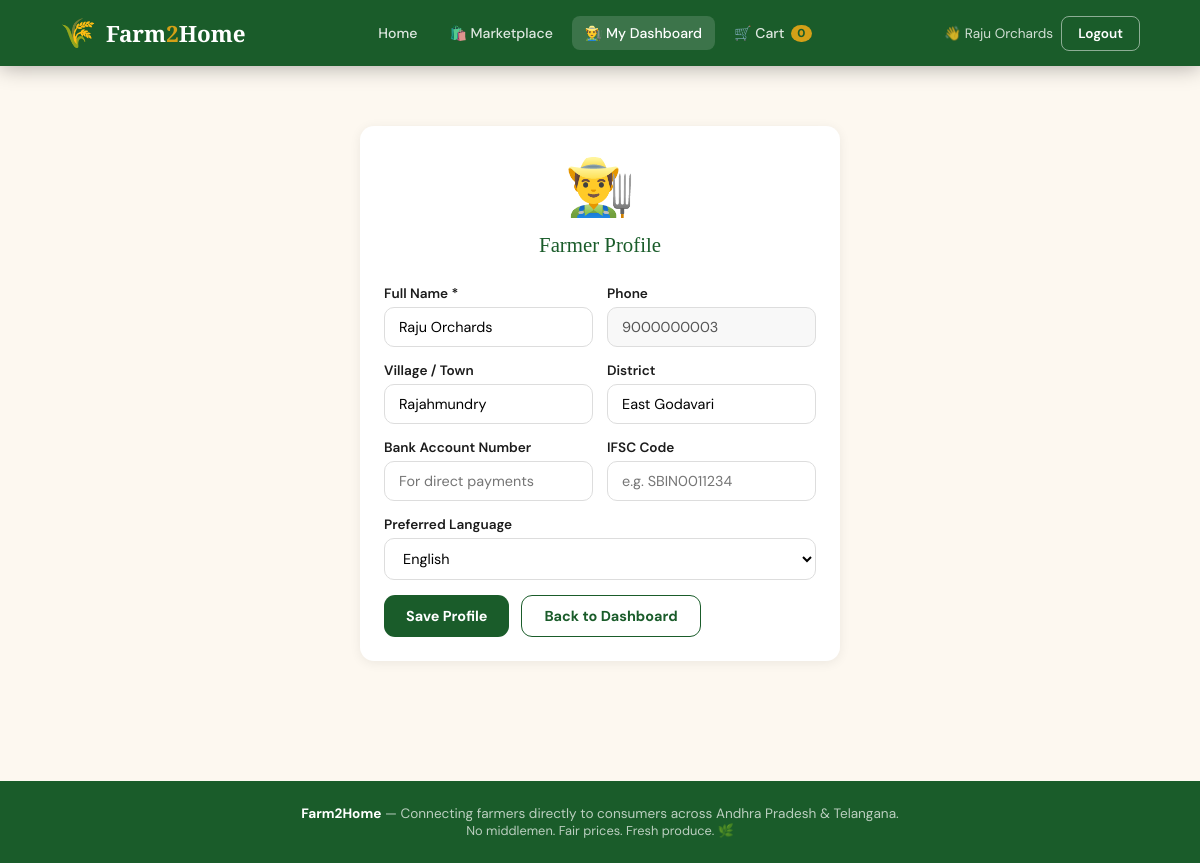
Before: /farmer/profile (signed in) with the older database file.
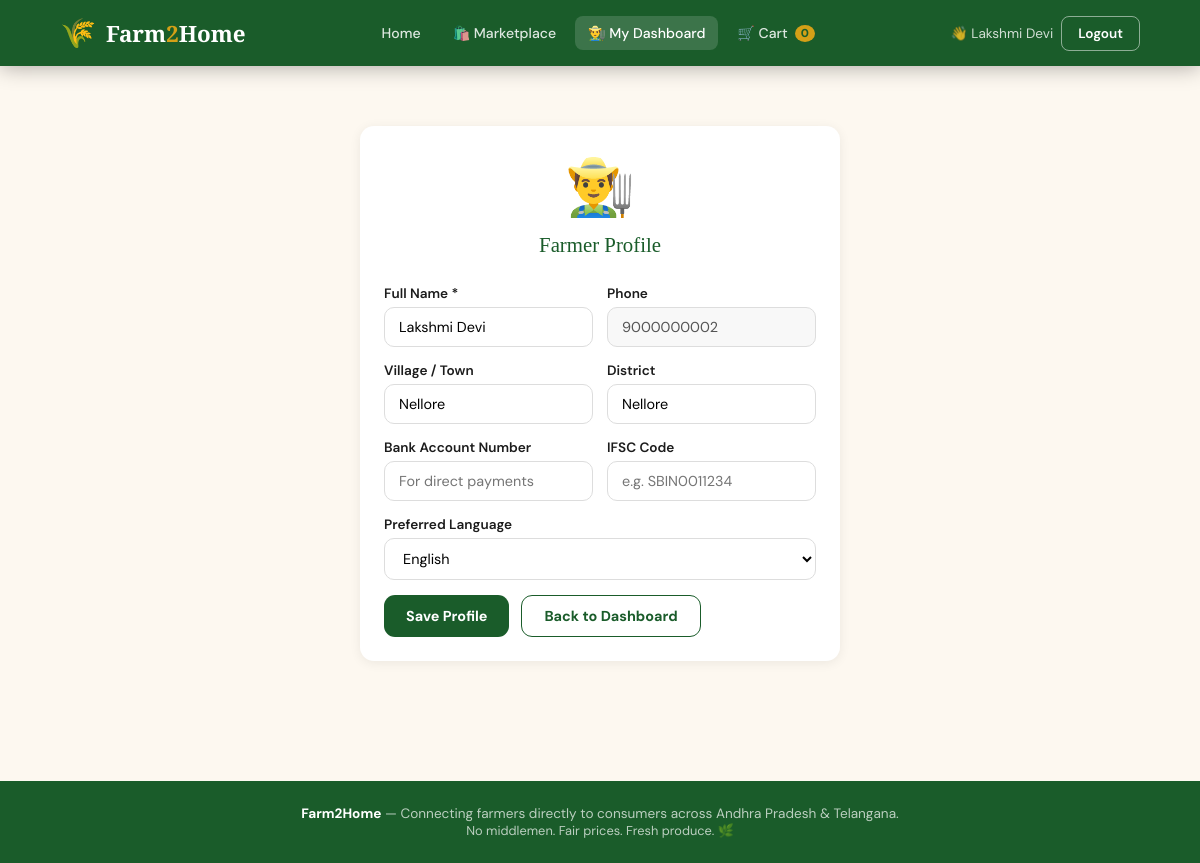
After: the same page with the newer database file.
### tables this page shows
CREATE TABLE users (
        id INTEGER PRIMARY KEY AUTOINCREMENT,
        name TEXT NOT NULL,
        phone TEXT UNIQUE NOT NULL,
        password TEXT NOT NULL,
        role TEXT NOT NULL DEFAULT 'customer',
        location TEXT,
        district TEXT,
        language TEXT DEFAULT 'English',
        bank_account TEXT,
        ifsc TEXT,
        created_at TEXT DEFAULT CURRENT_TIMESTAMP
    );

### app.py (the view, shortened to what this page needs)
@app.route('/farmer/profile', methods=['GET','POST'])
@farmer_required
def farmer_profile():
    conn = get_db()
    user = conn.execute("SELECT * FROM users WHERE id=?", (session['user_id'],)).fetchone()
    conn.close()
    return render_template('farmer_profile.html', user=user)

### app.py (called while the page is built)
def get_db():
    conn = sqlite3.connect(DB_PATH)
    conn.row_factory = sqlite3.Row
    return conn

def farmer_required(f):
    @wraps(f)
    def decorated(*args, **kwargs):
        if 'user_id' not in session:
            return redirect(url_for('login'))
        if session.get('role') not in ['farmer', 'admin']:
            flash('This page is for farmers only.', 'danger')
            return redirect(url_for('index'))
        return f(*args, **kwargs)
    return decorated

### templates/farmer_profile.html (shortened to what this page needs)
{% extends 'base.html' %}
{% block content %}
<section class="section" style="max-width:600px;margin:0 auto;">
  <div class="card">
    <div style="text-align:center;margin-bottom:28px;">
      <div style="font-size:3.5rem;margin-bottom:10px;">👨‍🌾</div>
      <div class="card-title" style="margin-bottom:0;">Farmer Profile</div>
    </div>
    <form method="post" action="{{ url_for('farmer_profile') }}">
      <div class="form-row">
        <div class="form-group">
          <label>Full Name *</label>
          <input type="text" name="name" value="{{ user.name }}" required/>
        </div>
        <div class="form-group">
          <label>Phone</label>
          <input type="text" value="{{ user.phone }}" disabled style="background:#f8f8f8;"/>
        </div>
      </div>
      <div class="form-row">
        <div class="form-group">
          <label>Village / Town</label>
          <input type="text" name="location" value="{{ user.location or '' }}"/>
        </div>
        <div class="form-group">
          <label>District</label>
          <input type="text" name="district" value="{{ user.district or '' }}"/>
        </div>
      </div>
      <div class="form-row">
        <div class="form-group">
          <label>Bank Account Number</label>
          <input type="text" name="bank_account" value="{{ user.bank_account or '' }}" placeholder="For direct payments"/>
        </div>
        <div class="form-group">
          <label>IFSC Code</label>
          <input type="text" name="ifsc" value="{{ user.ifsc or '' }}" placeholder="e.g. SBIN0011234"/>
        </div>
      </div>
      <div class="form-group">
        <label>Preferred Language</label>
        <select name="language">
          <option value="English" {% if user.language=='English' or not user.language %}selected{% endif %}>English</option>
        </select>
      </div>
      <div style="display:flex;gap:12px;margin-top:8px;">
        <button type="submit" class="btn btn-green">Save Profile</button>
        <a href="{{ url_for('farmer_dashboard') }}" class="btn btn-outline">Back to Dashboard</a>
      </div>
    </form>
  </div>
</section>
{% endblock %}

### templates/base.html (shortened to what this page needs)
<!DOCTYPE html>
<html lang="en">
<head>
</head>
<body>
<nav>
  <a class="logo" href="{{ url_for('index') }}">
    <span class="logo-icon">🌾</span>
    <span class="logo-text">Farm<span>2</span>Home</span>
  </a>
  <ul>
    <li><a href="{{ url_for('index') }}" {% if request.endpoint=='index' %}class="active-link"{% endif %}>Home</a></li>
    <li><a href="{{ url_for('marketplace') }}" {% if request.endpoint=='marketplace' %}class="active-link"{% endif %}>🛍️ Marketplace</a></li>
    {% if session.role == 'farmer' %}
    <li><a href="{{ url_for('farmer_dashboard') }}" {% if 'farmer' in request.endpoint %}class="active-link"{% endif %}>👨‍🌾 My Dashboard</a></li>
    {% else %}
    <li><a href="{{ url_for('my_orders') }}" {% if request.endpoint=='my_orders' %}class="active-link"{% endif %}>📦 My Orders</a></li>
    {% endif %}
    {% if session.user_id %}
    <li>
      <a href="{{ url_for('cart') }}" {% if request.endpoint=='cart' %}class="active-link"{% endif %}>
        🛒 Cart<span class="cart-badge" id="cart-count">0</span>
      </a>
    </li>
    {% endif %}
  </ul>
  <div class="nav-actions">
    {% if session.user_id %}
      <span style="color:rgba(255,255,255,.8);font-size:.85rem;">👋 {{ session.name }}</span>
      <a href="{{ url_for('logout') }}" class="btn-nav btn-login">Logout</a>
    {% else %}
      <a href="{{ url_for('login') }}" class="btn-nav btn-login">Login</a>
      <a href="{{ url_for('register') }}" class="btn-nav btn-signup">Sign Up</a>
    {% endif %}
  </div>
</nav>
{% block content %}{% endblock %}
<footer>
  <strong>Farm2Home</strong> — Connecting farmers directly to consumers across Andhra Pradesh & Telangana.<br/>
  <span style="font-size:.8rem;">No middlemen. Fair prices. Fresh produce. 🌿</span>
</footer>
</body>
</html>

### templates/base.html (style rules this page uses)
:root { --green:#1a5c2a;--green-light:#2d8a45;--green-pale:#e8f5ec; --earth:#7a4f2d;--cream:#fdf8f0;--gold:#d4a017;--red:#c0392b; --text:#1c1c1c;--muted:#666;--white:#fff; --radius:14px;--shadow:0 8px 32px rgba(0,0,0,.12); }
* { margin:0;padding:0;box-sizing:border-box; }
body { font-family:'DM Sans',sans-serif;background:var(--cream);color:var(--text); }
a { text-decoration:none;color:inherit; }
nav { background:var(--green);padding:0 5%;display:flex;align-items:center;justify-content:space-between;position:sticky;top:0;z-index:999;box-shadow:0 2px 20px rgba(0,0,0,.3); }
.logo { display:flex;align-items:center;gap:10px;padding:14px 0; }
.logo-icon { font-size:1.8rem; }
.logo-text { color:#fff;font-family:'Playfair Display',serif;font-size:1.4rem;font-weight:900; }
.logo-text span { color:var(--gold); }
nav ul { display:flex;gap:6px;list-style:none; }
nav ul li a { color:rgba(255,255,255,.85);padding:8px 13px;border-radius:8px;font-size:.88rem;font-weight:500;transition:.2s;display:flex;align-items:center;gap:5px; }
nav ul li a:hover, nav ul li a.active-link { background:rgba(255,255,255,.15);color:#fff; }
.nav-actions { display:flex;gap:8px;align-items:center; }
.btn-nav { padding:8px 16px;border-radius:8px;border:none;cursor:pointer;font-family:'DM Sans',sans-serif;font-weight:600;font-size:.85rem;transition:.2s; }
.btn-login { background:transparent;border:1.5px solid rgba(255,255,255,.5);color:#fff; }
.cart-badge { background:var(--gold);color:var(--green);border-radius:50%;padding:1px 6px;font-size:.72rem;font-weight:800;margin-left:2px; }
.btn { display:inline-block;padding:11px 22px;border-radius:11px;border:none;cursor:pointer;font-family:'DM Sans',sans-serif;font-weight:700;font-size:.9rem;transition:.2s; }
.btn-green { background:var(--green);color:#fff; }
.btn-outline { background:transparent;border:1.5px solid var(--green);color:var(--green); }
.form-group { display:flex;flex-direction:column;gap:5px;margin-bottom:15px; }
.form-group label { font-size:.85rem;font-weight:600;color:var(--text); }
.form-group input,.form-group select,.form-group textarea { padding:10px 14px;border:1.5px solid #ddd;border-radius:10px; font-family:'DM Sans',sans-serif;font-size:.9rem;outline:none;transition:.2s;background:#fff; }
.form-row { display:grid;grid-template-columns:1fr 1fr;gap:14px; }
.card { background:#fff;border-radius:var(--radius);box-shadow:0 2px 12px rgba(0,0,0,.07);padding:24px; }
.card-title { font-family:'Playfair Display',serif;font-size:1.3rem;color:var(--green);margin-bottom:18px; }
footer { background:var(--green);color:rgba(255,255,255,.7);text-align:center;padding:24px 5%;font-size:.85rem;margin-top:60px; }
footer strong { color:#fff; }
.section { padding:60px 5%; }

Changed rows visible on the page:
changed users "English": name "Raju Orchards" → "Lakshmi Devi"; phone "9000000003" → "9000000002"; location "Rajahmundry" → "Nellore"; district "East Godavari" → "Nellore"
